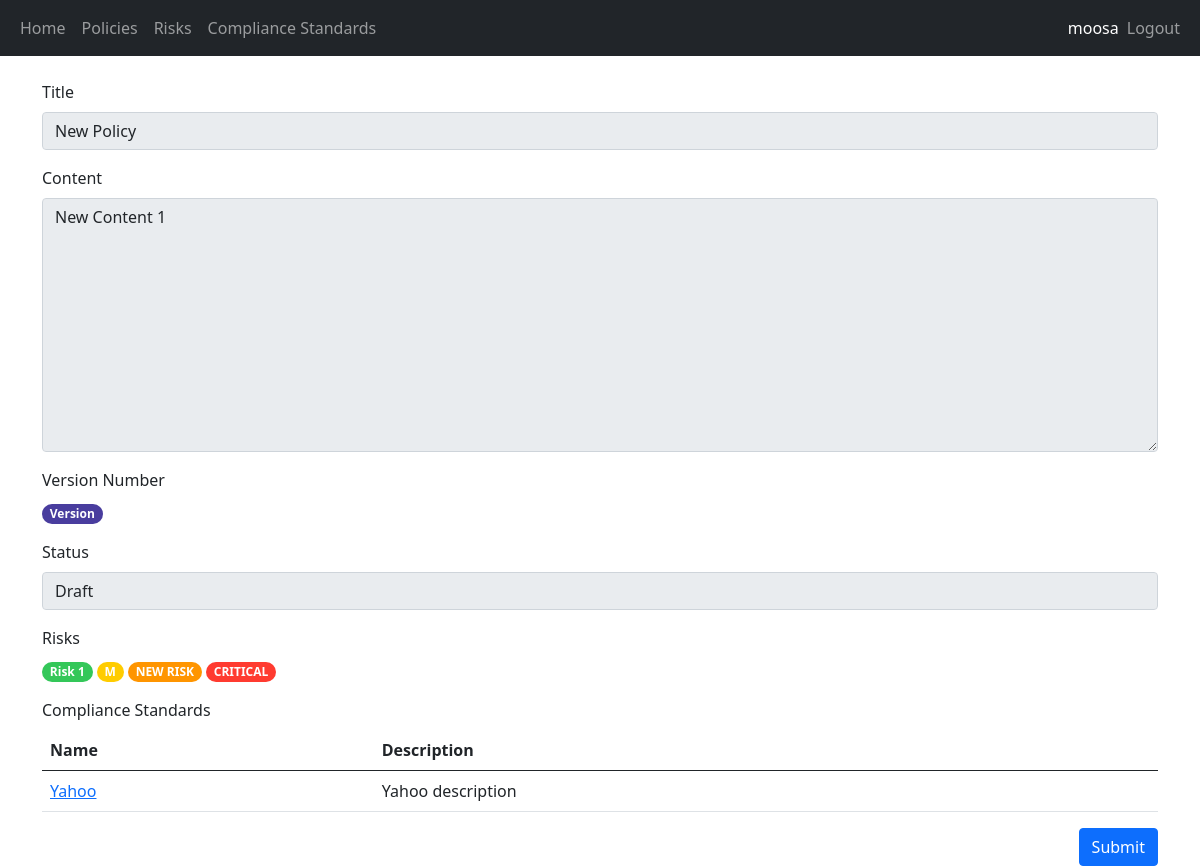
Page /view-policy/18 (signed in) on the earlier database version.
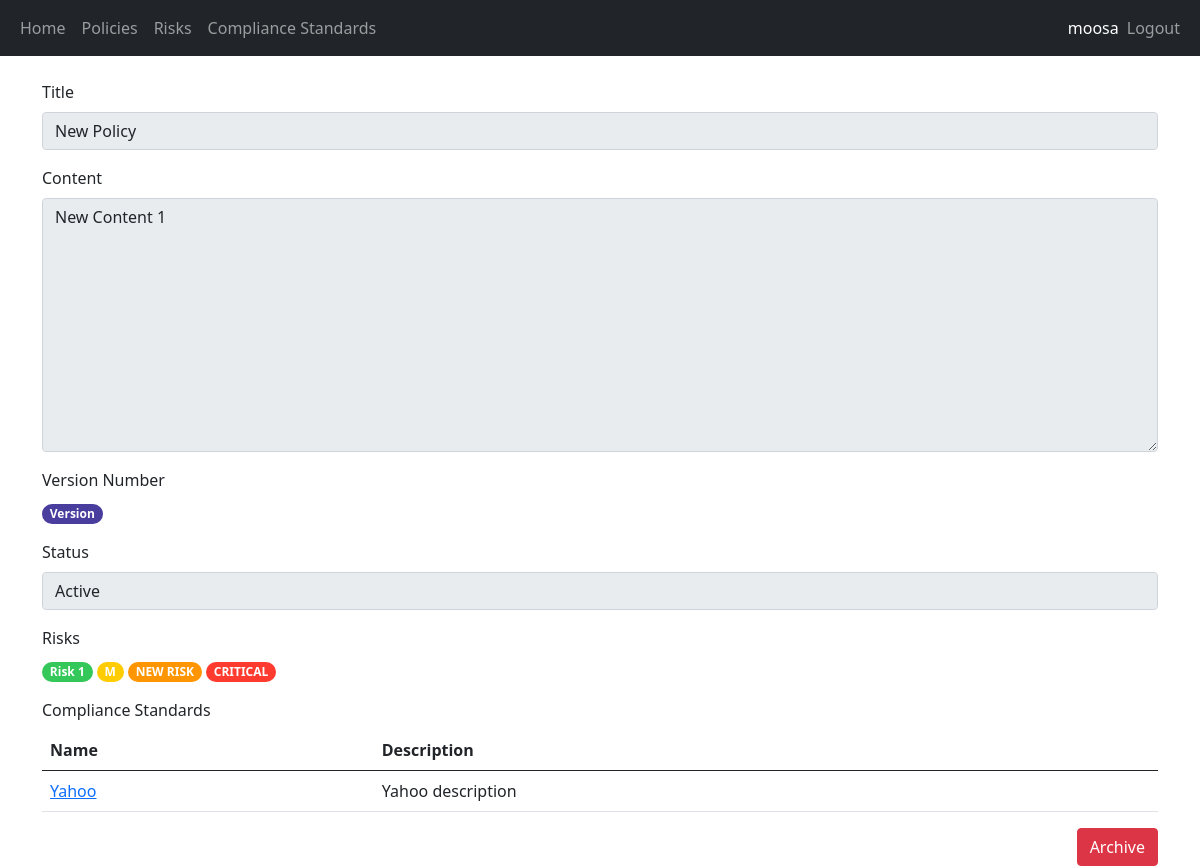
Same page on the later database version.
### security/models.py (models this page shows, shortened)
class Policy(models.Model):
    Status = [
        ("DRAFT", "Draft"),
        ("IN_REVIEW", "In Review"),
        ("APPROVED", "Approved"),
        ("ACTIVE", "Active"),
        ("ARCHIVED", "Archived"),
    ]
    title = models.CharField(max_length=100)
    content = models.TextField(max_length=250)
    status = models.CharField(max_length=25, choices=Status, default="DRAFT")
    created_by = models.ForeignKey(User, on_delete=models.CASCADE)
    created_at = models.DateTimeField(auto_now_add=True)
    updated_at = models.DateTimeField(auto_now=True)
    risks = models.ManyToManyField(Risk)
    compliance_standards = models.ManyToManyField(ComplianceStandard)
    tracker = FieldTracker()
    version_count = models.IntegerField(default=0)

### security/views.py (the view)
# urls.py: path('view-policy/<int:pk>', views.view_policy, name='view_policy'),
@login_required(login_url="/login")
@permission_required("security.view_policyacknowledgment", login_url="/access-denied")
def view_policy(request, pk):
    policy = Policy.objects.get(id=pk)
    return render(request, 'security/view_policy.html', {"policy": policy})

### security/templates/security/view_policy.html (shortened to what this page needs)
{% extends 'main/base.html' %}
{% load crispy_forms_tags %}
{% block content %}
<div class="form-group">
    <div class="mb-3">
        <label class="form-label">Title</label>
        <input class="form-control" value="{{ policy.title }}" readonly>
    </div>
    <div class="mb-3">
        <label class="form-label">Content</label>
        <textarea class="textarea form-control" rows="10" cols="40" readonly>{{ policy.content }}</textarea>
    </div>
    <div class="mb-3">
        <label class="form-label">Version Number</label>
        <br/><span class="badge rounded-pill text-left version-badge">Version {{policy.version_number}}</span>
    </div>
    <div class="mb-3">
        <label class="form-label">Status</label>
        <input class="form-control" value="{{ policy.get_status_display }}" readonly>
    </div>
    <div class="mb-3">
        <label class="form-label">Risks</label><br/>
        {% for risk in policy.risks.all %}
        <span class="badge rounded-pill {{risk.get_severity_display.lower}}-severity">{{risk.name}}</span>
        {% endfor %}
    </div>
    <div class="mb-3">
        <label class="form-label">Compliance Standards</label><br/>
        <table class="table">
            <thead>
              <tr>
                <th scope="col">Name</th>
                <th scope="col">Description</th>
              </tr>
            </thead>
            <tbody>
            {% for compliance_standard in policy.compliance_standards.all %}
                <tr>
                    <td><a target="_blank" href="{{ compliance_standard.reference_url }}">{{compliance_standard.name}}</a></td>
                    <td>{{ compliance_standard.description }}</td>
                </tr>
            {% endfor %}
            </tbody>
          </table>
    </div>
    {% if user.groups.all.0.name == 'Manager' %}
        {% if policy.status != 'ACTIVE' %}
            <div class="text-end">
                <a class="btn btn-primary" href="{% url 'submit_policy' policy.pk %}">Submit</a>
            </div>
        {% endif %}
        {% if policy.status == 'ACTIVE' %}
            <div class="text-end">
                <a class="btn btn-danger" href="{% url 'archive_policy' policy.pk %}">Archive</a>
            </div>
        {% endif %}
    {% endif %}
</div>
{% endblock %}

Differences in the rows shown:
changed Policy "New Policy": status "Draft" → "Active"
Other differences:
text no longer shown: "Submit"
text now shown: "Archive"
